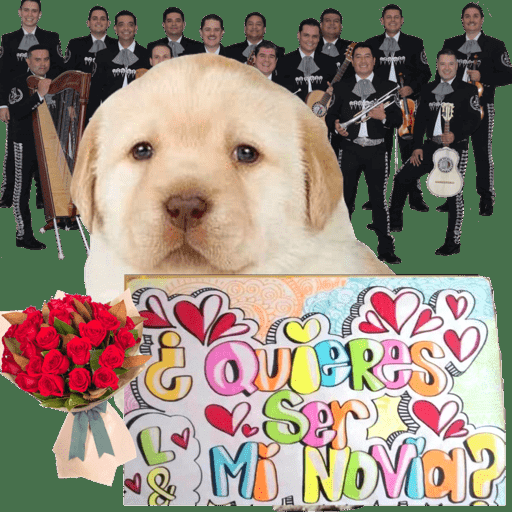
#> input picture kieres.png, 512 x 512 px
$ python amuFu.py
#> lines starting #> are read from the running program, lines starting #| are printed output that depends on the picture
import numpy as np
import cv2

#https://github.com/codingforentrepreneurs/OpenCV-Python-Series/blob/master/src/watermark.py

cap = cv2.VideoCapture(0)

#   Se lee la imagen a mostrar
imagen = cv2.imread('kieres.png', -1)
#> imagen is the input picture: shape (512, 512, 4); mean B, G, R, A 122.6, 137.3, 149.5, 207.6


def redimension(imagen, ancho = None, alto = None, interpolacion = cv2.INTER_AREA):
    """
        string imagen     | Localización de la imagen a mostrar.
        None ancho        | Longitud horizontal de la imagen, se convierte en entero.
        None alto         | Longitud vertical de la imagen, se convierte en entero.
        cv2 interpolacion | Interpolacion bilineal con la imagen. Permanece default.

        Esta función recibe una imagen y un tamaño a a justar, posteriormente
        modifica el tamaño de la imagen a las dimensiones deseadas.

    """
#> called with alto = 230, interpolacion = 3
    (y, x) = imagen.shape[:2]
#> y = 512; x = 512
    dimension = None

    if ancho is None and alto is None:
        return imagen
    if ancho is None:
        r = alto /float(y)
#> r = 0.449
        dimension = (int(x * r), alto)
#> dimension = (230, 230)
    else:
        r = ancho /float(x)
        dimension = (x, int(y * r))

    return cv2.resize(imagen, dimension, interpolation = interpolacion)
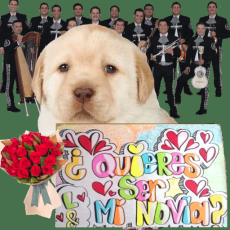
#> returned value: shape (230, 230, 4); mean of channels 0, 1, 2, 3 122.6, 137.3, 149.5, 207.6; drawn as B, G, R

#   Cambia el tamaño de la imagen.
img = redimension(imagen, alto = 230)

#   Cambia la estructura de color la imagen
img = cv2.cvtColor(img, cv2.COLOR_BGR2BGRA)

while(True):
    ret, frame = cap.read()
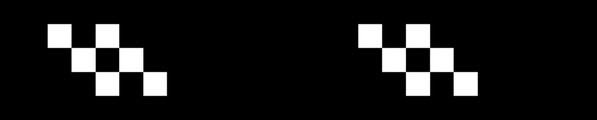
#> input picture lentes.png, 597 x 120 px, given in place of the camera
#> frame is the input picture: shape (120, 597, 3); mean B, G, R 24.5, 24.5, 24.5
    frame = cv2.cvtColor(frame, cv2.COLOR_BGR2BGRA)
#> frame: shape (120, 597, 4)
    #   Cambia los 4 canales BGR y Alfa
#> (the run stopped early here; a loop or call above may not have finished)
